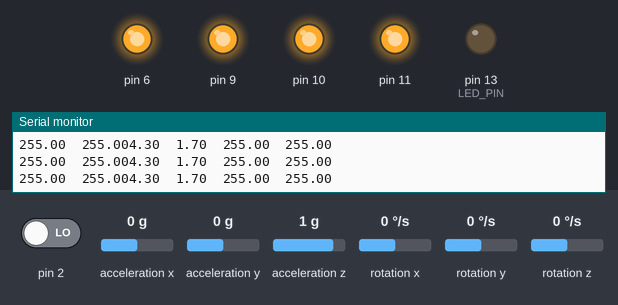
Simulated run of this sketch. Board: Arduino Uno, built with avr-gcc and run on an emulated ATmega328P. Shown: output pins drawn as LEDs (lit = HIGH), the last lines printed to the serial monitor. The inputs (shaded band) are chosen by the test bench; at power-on: acceleration x 0 g, pin 2 LOW, acceleration y 0 g, acceleration z 1 g, rotation x 0 °/s, rotation y 0 °/s, rotation z 0 °/s. The sensor or clock chip raises its interrupt line as the real part does.

Above: at 1.7 s.
1.8 s: acceleration x set to -1.4 g
At 4.7 s:
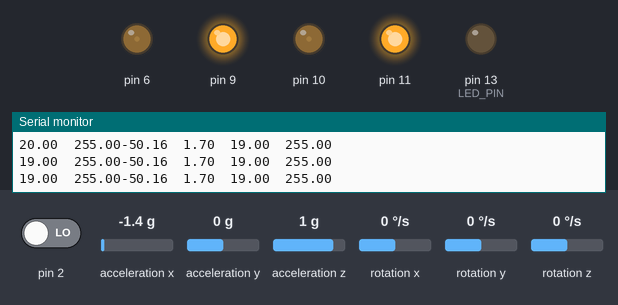
4.8 s: acceleration x set to -0.1 g
7.8 s: acceleration x set to 0.2 g
At 10.7 s:
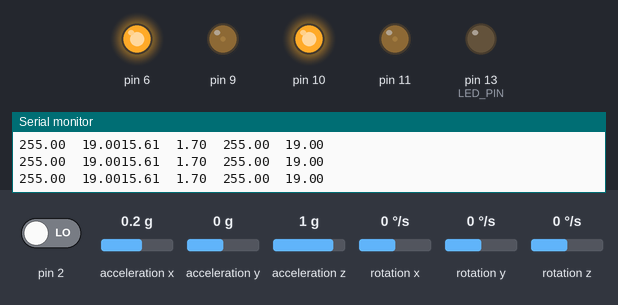
10.8 s: acceleration x set to -0.8 g
At 13.7 s:
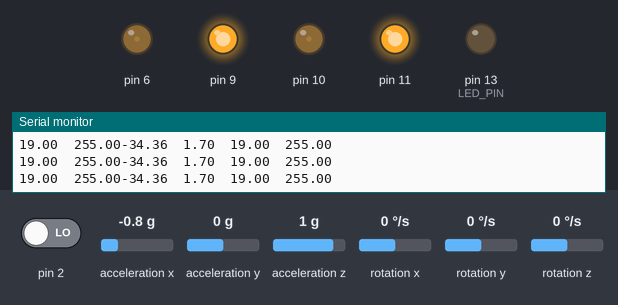
13.8 s: acceleration x set to 0.8 g
At 17.5 s:
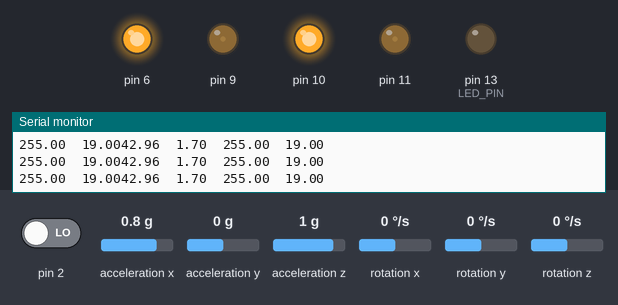
Timing chart, 0 to 17.8 s (numbered marks = the images above; inputs shaded):
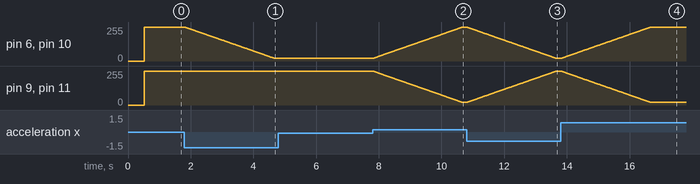

The sketch:

final_program.ino
```cpp
//ELECTROMAGNETIC LEVITATION STABILIZATION APPARATUS
//ELSA

#include "I2Cdev.h"

#include "MPU6050_6Axis_MotionApps20.h"
#if I2CDEV_IMPLEMENTATION == I2CDEV_ARDUINO_WIRE
    #include "Wire.h"
#endif
MPU6050 mpu;
#define OUTPUT_READABLE_YAWPITCHROLL
#define LED_PIN 13 // (Arduino is 13, Teensy is 11, Teensy-- is 6)
bool blinkState = false;

// MPU control/status vars
bool dmpReady = false;  // set true if DMP init was successful
uint8_t mpuIntStatus;   // holds actual interrupt status byte from MPU
uint8_t devStatus;      // return status after each device operation (0 = success, !0 = error)
uint16_t packetSize;    // expected DMP packet size (default is 42 bytes)
uint16_t fifoCount;     // count of all bytes currently in FIFO
uint8_t fifoBuffer[64]; // FIFO storage buffer

// orientation/motion vars
Quaternion q;           // [w, x, y, z]         quaternion container
VectorInt16 aa;         // [x, y, z]            accel sensor measurements
VectorInt16 aaReal;     // [x, y, z]            gravity-free accel sensor measurements
VectorInt16 aaWorld;    // [x, y, z]            world-frame accel sensor measurements
VectorFloat gravity;    // [x, y, z]            gravity vector
float euler[3];         // [psi, theta, phi]    Euler angle container
float ypr[3];           // [yaw, pitch, roll]   yaw/pitch/roll container and gravity vector

// packet structure for InvenSense teapot demo
uint8_t teapotPacket[14] = { '$', 0x02, 0,0, 0,0, 0,0, 0,0, 0x00, 0x00, '\r', '\n' };
volatile bool mpuInterrupt = false;     // indicates whether MPU interrupt pin has gone high
void dmpDataReady() {
    mpuInterrupt = true;
}
void setup() {
  pinMode(6, OUTPUT);
  pinMode(9, OUTPUT);
  pinMode(10, OUTPUT);
  pinMode(11, OUTPUT);
  #if I2CDEV_IMPLEMENTATION == I2CDEV_ARDUINO_WIRE
        Wire.begin();
        TWBR = 24; // 400kHz I2C clock (200kHz if CPU is 8MHz)
    #elif I2CDEV_IMPLEMENTATION == I2CDEV_BUILTIN_FASTWIRE
        Fastwire::setup(400, true);
    #endif

    // initialize serial communication
    // (115200 chosen because it is required for Teapot Demo output, but it's
    // really up to you depending on your project)
    Serial.begin(115200);
    while (!Serial); // wait for Leonardo enumeration, others continue immediately

    // NOTE: 8MHz or slower host processors, like the Teensy @ 3.3v or Ardunio
    // Pro Mini running at 3.3v, cannot handle this baud rate reliably due to
    // the baud timing being too misaligned with processor ticks. You must use
    // 38400 or slower in these cases, or use some kind of external separate
    // crystal solution for the UART timer.

    // initialize device
    Serial.println(F("Initializing I2C devices..."));
    mpu.initialize();

    // verify connection
    Serial.println(F("Testing device connections..."));
    Serial.println(mpu.testConnection() ? F("MPU6050 connection successful") : F("MPU6050 connection failed"));

    // wait for ready
    //Serial.println(F("\nSend any character to begin DMP programming and demo: "));
    //while (Serial.available() && Serial.read()); // empty buffer
    //while (!Serial.available());                 // wait for data
    //while (Serial.available() && Serial.read()); // empty buffer again

    // load and configure the DMP
    Serial.println(F("Initializing DMP..."));
    devStatus = mpu.dmpInitialize();

    // supply your own gyro offsets here, scaled for min sensitivity
    mpu.setXGyroOffset(88);
    mpu.setYGyroOffset(42);
    mpu.setZGyroOffset(98);
    mpu.setZAccelOffset(1785); // 1688 factory default for my test chip

    // make sure it worked (returns 0 if so)
    if (devStatus == 0) {
        // turn on the DMP, now that it's ready
        Serial.println(F("Enabling DMP..."));
        mpu.setDMPEnabled(true);

        // enable Arduino interrupt detection
        Serial.println(F("Enabling interrupt detection (Arduino external interrupt 0)..."));
        attachInterrupt(0, dmpDataReady, RISING);
        mpuIntStatus = mpu.getIntStatus();

        // set our DMP Ready flag so the main loop() function knows it's okay to use it
        Serial.println(F("DMP ready! Waiting for first interrupt..."));
        dmpReady = true;

        // get expected DMP packet size for later comparison
        packetSize = mpu.dmpGetFIFOPacketSize();
    } else {
        // ERROR!
        // 1 = initial memory load failed
        // 2 = DMP configuration updates failed
        // (if it's going to break, usually the code will be 1)
        Serial.print(F("DMP Initialization failed (code "));
        Serial.print(devStatus);
        Serial.println(F(")"));
    }


    // configure LED for output
    pinMode(LED_PIN, OUTPUT);

}
double Out9=255;
double Out6=255;
double Out11=255;
double Out10=255;

void loop() {
  // put your main code here, to run repeatedly:
  while (true){
    mpuInterrupt = false;
      mpuIntStatus = mpu.getIntStatus();

      // get current FIFO count
      fifoCount = mpu.getFIFOCount();

      // check for overflow (this should never happen unless our code is too inefficient)
      if ((mpuIntStatus & 0x10) || fifoCount == 1024) {
          // reset so we can continue cleanly
          mpu.resetFIFO();
          Serial.println(F("FIFO overflow!"));

      // otherwise, check for DMP data ready interrupt (this should happen frequently)
      } else if (mpuIntStatus & 0x02) {
          // wait for correct available data length, should be a VERY short wait
          while (fifoCount < packetSize) fifoCount = mpu.getFIFOCount();

          // read a packet from FIFO
          mpu.getFIFOBytes(fifoBuffer, packetSize);

          // track FIFO count here in case there is > 1 packet available
          // (this lets us immediately read more without waiting for an interrupt)
          fifoCount -= packetSize;
      // display Euler angles in degrees
          mpu.dmpGetQuaternion(&q, fifoBuffer);
          mpu.dmpGetGravity(&gravity, &q);
          mpu.dmpGetYawPitchRoll(ypr, &q, &gravity);
          /*Serial.print(ypr[1] * 180/M_PI);
          Serial.print("\t");
          Serial.println(ypr[2] * 180/M_PI);
          Serial.print("\t");*/
          if (ypr[1] * 180/M_PI+4.3>5) {
            //Serial.print("y is pos");
            if (Out9>=20){
              Out9--;
            }
            if (Out11>=20){
              Out11--;
            }
            if (Out6<255){
              Out6++;
            }
            if (Out10<255){
              Out10++;
            }
          }
          else if (ypr[1] * 180/M_PI+4.3<-5) {
            //Serial.print("y is neg");
            if (Out6>=20){
              Out6--;
            }
            if (Out10>=20){
              Out10--;
            }
            if (Out9<255){
              Out9++;
            }
            if (Out11<255){
              Out11++;
            }
          }
          else if (ypr[2] * 180/M_PI+1.7>5) {
            //Serial.print("z is pos");
            if (Out6>=20){
              Out6--;
            }
            if (Out9>=20){
              Out9--;
            }
            if (Out10<255){
              Out10++;
            }
            if (Out11<255){
              Out11++;
            }
          }
          else if (ypr[2] * 180/M_PI+1.7<-5) {
            //Serial.print("z is neg");
            if (Out10>=20){
              Out10--;
            }
            if (Out11>=20){
              Out11--;
            }
            if (Out9<255){
              Out9++;
            }
            if (Out6<255){
              Out6++;
            }
          }
          else {
            //Out10=255;
            //Out6=200;
            //Out9=200;
            //Out11=255;
          }
      }
      analogWrite(9,Out9);
      analogWrite(6,Out6);
      analogWrite(10,Out10);
      analogWrite(11,Out11);
      //analogWrite(9,255);
      //analogWrite(6,255);
      //analogWrite(11,255);
      //analogWrite(10,255);
      Serial.print(ypr[1] * 180/M_PI+4.3);
      Serial.print("\t");
      Serial.print(ypr[2] * 180/M_PI+1.7);
      Serial.print("\t");
      Serial.print(Out6);
      Serial.print("\t");
      Serial.print(Out9);
      Serial.println("\t\n");
      Serial.print(Out10);
      Serial.print("\t");
      Serial.print(Out11);
  //    Serial.print("\t\n");
  }
}
```

Measured:
- the behaviour switches between 0 and 0.1 g on acceleration x (found by bisection; images 1 and 2)
- after the input at 1.8 s, pin 6, pin 10: moves from 255/255 to 19/255 over 2.9 s, starting at once
- after the input at 7.8 s, pin 6, pin 10: moves from 19/255 to 255/255 over 2.9 s, starting at once; pin 9, pin 11: moves from 255/255 to 19/255 over 2.9 s, starting at once
- after the input at 10.8 s, pin 6, pin 10: moves from 255/255 to 19/255 over 2.9 s, starting at once; pin 9, pin 11: moves from 19/255 to 255/255 over 2.9 s, starting at once
- after the input at 13.8 s, pin 6, pin 10: moves from 19/255 to 255/255 over 2.9 s, starting at once; pin 9, pin 11: moves from 255/255 to 19/255 over 2.9 s, starting at once
